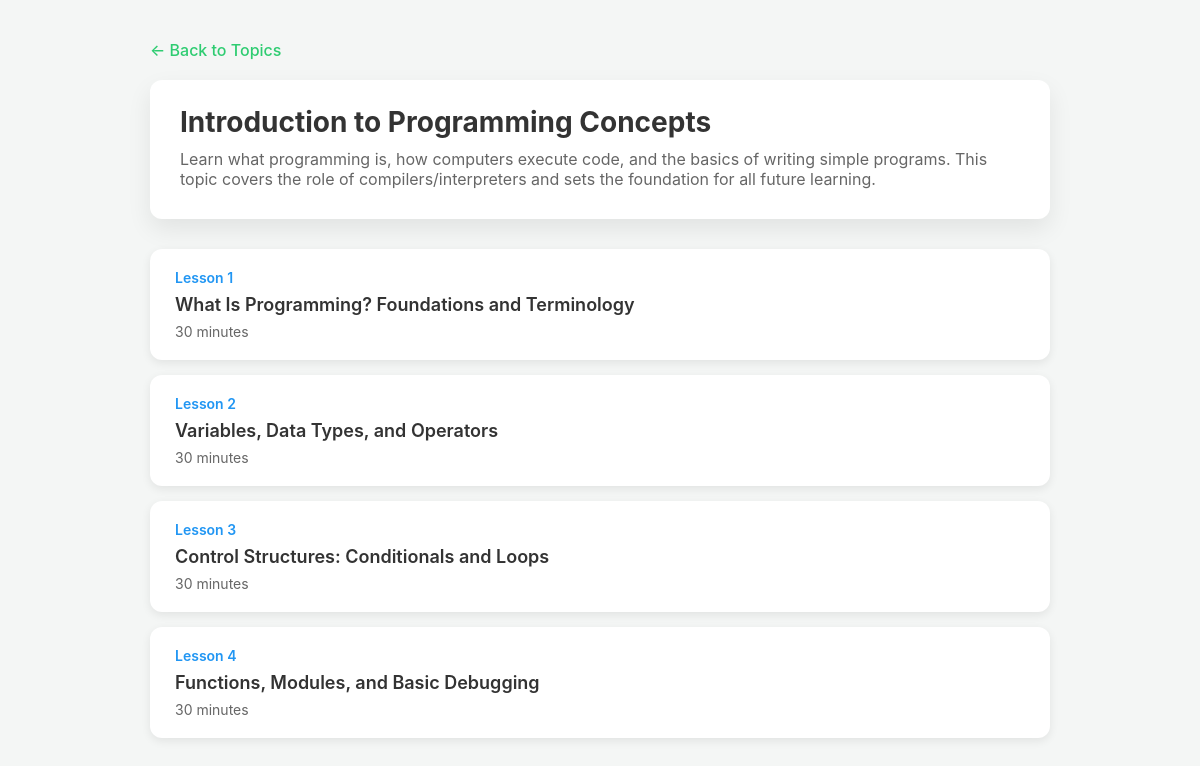
Before: /topic/211/ (signed in) with the older database file.
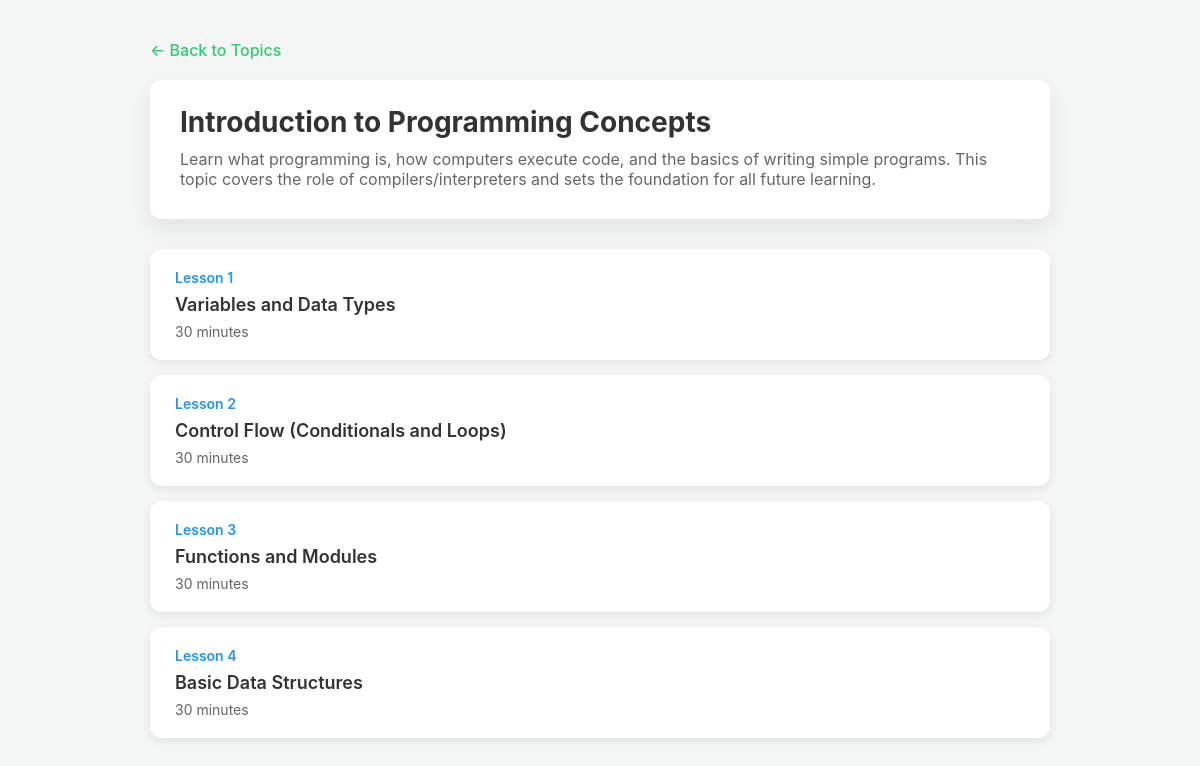
After: the same page with the newer database file.
### lessons/models.py (models this page shows, shortened)
class Topic (models.Model):
    subject = models.CharField(max_length= 50, choices=SUBJECT_CHOICES)
    difficulty_level = models.CharField(max_length=50, choices=DIFFICULTY_CHOICES)
    topic_name = models.CharField(max_length=50)
    description = models.TextField()
    order = models.IntegerField(help_text='Order within the difficulty level')
    created_at = models.DateTimeField(auto_now_add=True)
    class Meta:
        ordering = ['difficulty_level', 'order']
        unique_together = ['subject', 'difficulty_level', 'order']
    def __str__(self):
        return f"{self.subject} - {self.difficulty_level} - {self.topic_name}"

class Lesson (models.Model):
    topic = models.ForeignKey(Topic, on_delete=models.CASCADE, related_name='lessons')
    lesson_title = models.CharField(max_length=200)
    lesson_content = models.JSONField(help_text="AI-generated lesson content based on skills")
    order = models.IntegerField(help_text="Order within the topic")
    estimated_duration = models.IntegerField(default=30, help_text="Estimated minutes to complete")
    created_at = models.DateTimeField(auto_now_add=True)
    class Meta:
        ordering = ['topic', 'order']
        unique_together = ['topic', 'order']

### lessons/views.py (the view, shortened to what this page needs)
# urls.py: path('topic/<int:topic_id>/', views.topic_detail_view, name='topic_detail' ),
@login_required
def topic_detail_view(request, topic_id):
    topic = Topic.objects.get(id=topic_id)
    lessons = Lesson.objects.filter(topic = topic)
    print(f'Lesson count: {lessons.count()}, Topic: {topic}')
    return render(request, 'topic_detail.html', {'topic': topic, 'lessons': lessons} )

### lessons/templates/topic_detail.html (shortened to what this page needs)
<!DOCTYPE html>
<html lang="en">
  <head>
  </head>
  <body>
    <div class="container">
      <a href="{% url 'topic_list' %}" class="back-link">← Back to Topics</a>
      <div class="header">
        <h1>{{ topic.topic_name }}</h1>
        <p>{{ topic.description }}</p>
      </div>
      {% if lessons %} {% for lesson in lessons %}
      <a href="{% url 'lesson_detail' lesson.id %}">
        <div class="lesson-card">
          <div class="lesson-number">Lesson {{ lesson.order }}</div>
          <div class="lesson-title">{{ lesson.lesson_title }}</div>
          <div class="lesson-duration">
            {{ lesson.estimated_duration }} minutes
          </div>
        </div>
      </a>
      {% endfor %} {% else %}
      <p>Generating lessons for this topic...</p>
      {% endif %}
    </div>
  </body>
</html>

### lessons/templates/topic_detail.html (style rules this page uses)
:root { --primary-color: #2ecc71; --primary-hover: #27ae60; --secondary-color: #2196f3; --background: #f4f6f5; --text-color: #333; --subtext-color: #666; --border-radius: 12px; --shadow: 0 10px 25px rgba(0, 0, 0, 0.08); }
body { font-family: "Inter", Arial, sans-serif; background-color: var(--background); margin: 0; padding: 40px 20px; color: var(--text-color); }
a { color: inherit; text-decoration: none; }
.container { max-width: 900px; margin: 0 auto; }
.back-link { display: inline-block; margin-bottom: 20px; color: var(--primary-color); font-weight: 500; }
.header { background: white; padding: 25px 30px; border-radius: var(--border-radius); box-shadow: var(--shadow); margin-bottom: 30px; }
h1 { margin: 0 0 10px; font-size: 28px; color: var(--text-color); }
p { margin: 5px 0; font-size: 16px; color: var(--subtext-color); }
.lesson-card { background: white; padding: 20px 25px; margin-bottom: 15px; border-radius: var(--border-radius); box-shadow: 0 3px 10px rgba(0, 0, 0, 0.08); transition: transform 0.2s, box-shadow 0.2s; }
.lesson-number { color: var(--secondary-color); font-weight: 600; font-size: 14px; }
.lesson-title { font-size: 18px; font-weight: 600; margin: 8px 0; }
.lesson-duration { font-size: 14px; color: var(--subtext-color); }

Changed rows visible on the page:
removed Lesson: order "1", lesson_title "What Is Programming? Foundations and Terminology", estimated_duration "30"
removed Lesson: order "2", lesson_title "Variables, Data Types, and Operators", estimated_duration "30"
removed Lesson: order "3", lesson_title "Control Structures: Conditionals and Loops", estimated_duration "30"
removed Lesson: order "4", lesson_title "Functions, Modules, and Basic Debugging", estimated_duration "30"
added Lesson: order "1", lesson_title "Variables and Data Types", estimated_duration "30"
added Lesson: order "2", lesson_title "Control Flow (Conditionals and Loops)", estimated_duration "30"
added Lesson: order "3", lesson_title "Functions and Modules", estimated_duration "30"
added Lesson: order "4", lesson_title "Basic Data Structures", estimated_duration "30"
